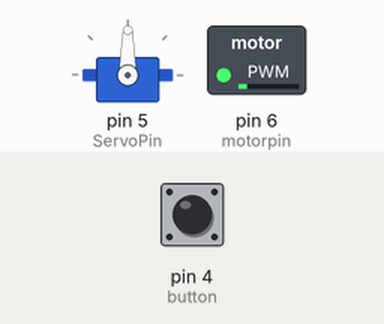
The sketch below on a simulated Arduino Uno, built with avr-gcc and run on an emulated ATmega328P. Parts: servo, switched loads named in the sketch (green lamp = pin HIGH). The inputs (shaded band) are chosen by the test bench; at power-on: pin 4 (button) HIGH.

Above: at 1.2 s.
1.3 s: pin 4 (button) pulled LOW for 0.15 s
At 2.45 s:
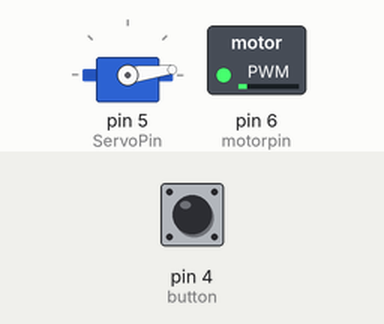
7.4 s: pin 4 (button) pulled LOW for 3.2 s
At 8.17 s:
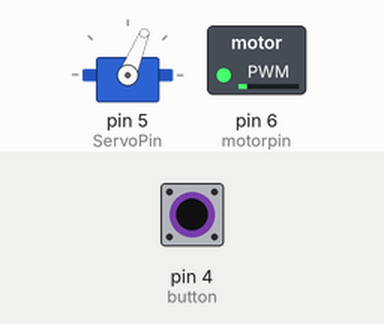
12.1 s: pin 4 (button) pulled LOW for 1 s
At 14.5 s:
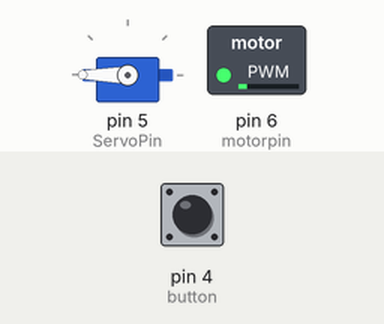
Timing chart, 0 to 16.0 s (numbered marks = the images above; inputs shaded):
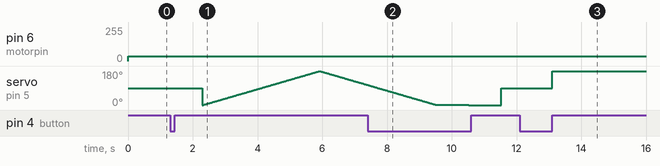

Measured:
- after the input at 12.1 s, servo on pin 5 (ServoPin): 90° → 180° after 1.0 s

The sketch:

oscillating_fan.ino
```cpp
// (licence header left out)
#include <Servo.h>  //Arduino IDE comes with servo library files

Servo myservo;      //Defining a servo object myservo

int motorpin = 6;
int ServoPin = 5;//Define the servo pin
int button = 4;
int val;
int i = 0;

/*
* Function       setup
* @author        Jessica
* @date          2019.8.21
* @brief         Initial configuration
* @param[in]     void
* @retval        void
* @par History   no
*/
void setup()
{
    myservo.attach(ServoPin);
    int ServoPos = 90;
    myservo.write(ServoPos);

    Serial.begin(9600);
    pinMode(motorpin, OUTPUT);
    pinMode(button,INPUT_PULLUP);
}

/*
* Function       loop
* @author        Jessica
* @date          2019.8.21
* @brief         main function
* @param[in]     void
* @retval        void
* @par History   no
*/
void loop()
{
    analogWrite(motorpin, 35);
    val=digitalRead(button);//Read digital level 2 and assign it to val
    if(val==LOW)//Detect whether the button is pressed, the small light is on when the button is pressed
    {
       i+=1;
       delay(1000);
     }
    if(i == 1)
    {
        int pos = 0;
        for (pos = 0; pos < 180; pos++)
        {
          //Servo 0 rotates to 180, each time delay 20ms
          myservo.write(pos);
          delay(20);
        }

        for (pos = 180; pos > 0; pos--)
        {
          //Servo 180 rotates to 0, each time delay 20ms
          myservo.write(pos);
          delay(20);
        }
     }
    if(i == 2)
    {
       myservo.write(0);
     }
    if(i == 3)
    {
       myservo.write(90);
     }
    if(i == 4)
    {
       myservo.write(180);
       i = 0;
     }

}
```
